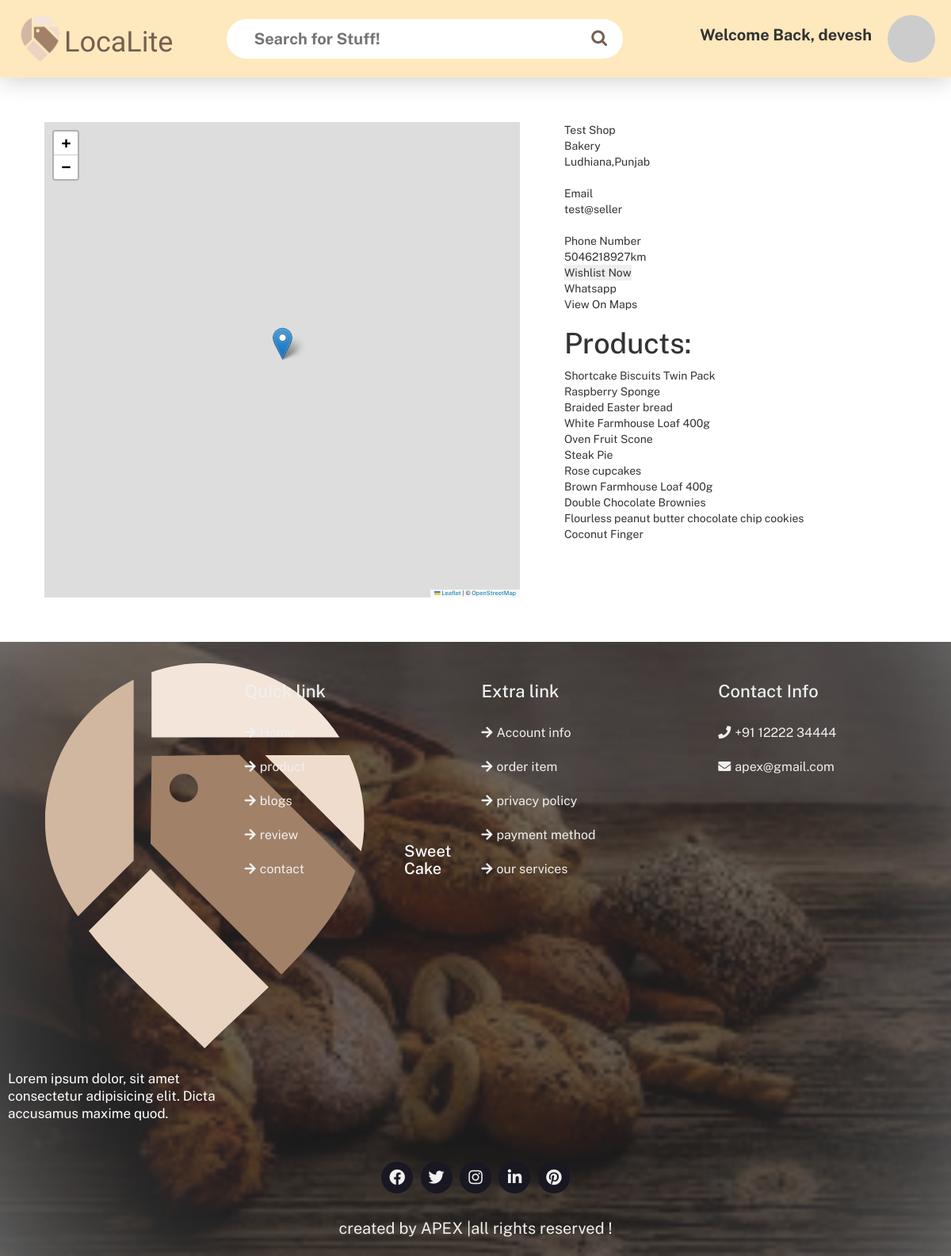
/shop/test@seller (signed in), run on the app's committed database.
### src/main.py (models this page shows, shortened)
class Seller(db.Model):
    __tablename__ = 'sellers'
    email = db.Column(db.String(100),unique=True,primary_key=True,nullable=False)
    name = db.Column(db.String(100),nullable=False)
    password = db.Column(db.String(100),nullable=False)
    latitude = db.Column(db.String(100),nullable=False)
    longitude = db.Column(db.String(100),nullable=False)
    shop_state = db.Column(db.String(100),nullable=False)
    shop_city = db.Column(db.String(100),nullable=False)
    shop_name = db.Column(db.String(100),nullable=False)
    phone = db.Column(db.String(100),nullable=False)
    category = db.Column(db.String(100),nullable=False)
    products = db.relationship('Product',backref='sellers',lazy=True)
    notification = db.Column(db.String(4096))
    item_request = db.Column(db.String(4096))
    views = db.Column(db.Integer)

class Product(db.Model):
    __tablename__ = 'products'
    id= db.Column(db.Integer,primary_key=True,unique=True,nullable=False)
    identifier= db.Column(db.Integer,nullable=False)
    shop = db.Column(db.String(100),db.ForeignKey('sellers.email'),nullable=False)
    name = db.Column(db.String(100),nullable=False)
    price = db.Column(db.Float, nullable=False)
    image = db.Column(db.String(100),nullable=False)
    stock = db.Column(db.Integer)
    tags = db.Column(db.String(200))
    category = db.Column(db.String(200))
    description = db.Column(db.String(512))
    stock_over_time = db.Column(db.String(256),nullable=False)
    review = db.Column(db.Float,nullable=False)

### src/main.py (the view)
@app.route("/shop/<shp>",methods=["GET", "POST"])
def shop(shp):
    shop = Seller.query.filter_by(email=shp).first()
    products = Product.query.filter_by(shop=shop.email)
    return render_template('shop.html',username=session['name'],shop=shop,products=products)

### src/templates/shop.html (shortened to what this page needs)
<!DOCTYPE html>
<html lang="en">
<head>
    <link rel="stylesheet" href="{{ url_for('static',filename='style_product.css') }}">
    <link rel="stylesheet" href="https://unpkg.com/swiper/swiper-bundle.min.css" />
    <link rel="stylesheet" href="https://cdnjs.cloudflare.com/ajax/libs/font-awesome/5.15.4/css/all.min.css">
    <link rel="stylesheet" href="https://cdnjs.cloudflare.com/ajax/libs/font-awesome/4.7.0/css/font-awesome.min.css">
    <link rel="stylesheet" href="https://maxcdn.bootstrapcdn.com/bootstrap/3.3.7/css/bootstrap.min.css">
    <link rel="stylesheet" href="https://maxcdn.bootstrapcdn.com/font-awesome/4.7.0/css/font-awesome.min.css">
    <link rel="stylesheet" href="https://unpkg.com/leaflet@1.9.3/dist/leaflet.css"
/>
    <link rel="stylesheet" href="https://cdn.jsdelivr.net/npm/swiper@8/swiper-bundle.min.js">
</head>
<body>
    <header class="header">
        <div class="logoContent">
            <img src="/static/res/Logo.png" alt="1" height="60px" width="60px">
            <h1 class="logoName">LocaLite</h1>
        </div>
        <div class="search-bar">
            <form action="" id="searchQuery">
                <input type="text" placeholder=" Search for Stuff!" id = "search_Feild" onclick="displaySearchItems()" onblur="HideDisplaySearchItems()">
            </form>
            <i class="fa fa-search" aria-hidden="true"></i>
        </div>
        <div class="userWelcome" >
            <p id = "username" >
            Welcome Back, {{ username }}
            </p>
            <img src="https://i.pravatar.cc/60" alt="" onclick="location.reload()">
        </div>
    </header>
    <section class="product">
        <div class="productImages">
            <div id="mapWrapper" class="productImage">
            </div>
        </div>
        <div class="productDetail">
            <div class="productDescription">
                <main-heading id = "productName">{{ shop.shop_name }}</main-heading>
                <main-heading >{{ shop.category }}</main-heading>
                <product-description>{{ shop.shop_city }},{{ shop.shop_state }}</product-description>
                <br>
                <heading>Email</heading>
                <value>{{ shop.email }}</value>
                <br>
                <heading>Phone Number</heading>
                <value>{{ shop.phone }}km</value>
                <form method="post" action="#">
                <button type="submit">Wishlist Now</button>
                </form>
                <button id = "Whatsapp" onclick="window.location.href = 'https://wa.me/+91' + {{ shop.phone }}"> Whatsapp </button>
                <button id = "Whatsapp" onclick="window.location.href = 'https://maps.google.com/?q={{ shop.latitude }},{{ shop.longitude }}' + {{ shop.phone }}"> View On Maps </button>
                <h1>Products:</h1>
                {% for product in products %}
                {{ product.name }}
                <br>
                {% endfor %}
            </div>
        </div>
    </section>
    <footer class="footer" id="contact">
        <div class="box-container">
            <div class="mainBox">
                <div class="content">
                    <a href="#"><img src="/static/res/logo.png" alt=""></a>
                    <h1 class="logoName" style="color: white;"> Sweet Cake </h1>
                </div>
                <p style="color: white;">Lorem ipsum dolor, sit amet consectetur adipisicing elit. Dicta accusamus
                    maxime quod.</p>
            </div>
            <div class="box">
                <h3>Quick link</h3>
                <a href="#"> <i class="fas fa-arrow-right"></i>Home</a>
                <a href="#"> <i class="fas fa-arrow-right"></i>product</a>
                <a href="#"> <i class="fas fa-arrow-right"></i>blogs</a>
                <a href="#"> <i class="fas fa-arrow-right"></i>review</a>
                <a href="#"> <i class="fas fa-arrow-right"></i>contact</a>
            </div>
            <div class="box">
                <h3>Extra link</h3>
                <a href="#"> <i class="fas fa-arrow-right"></i>Account info</a>
                <a href="#"> <i class="fas fa-arrow-right"></i>order item</a>
                <a href="#"> <i class="fas fa-arrow-right"></i>privacy policy</a>
                <a href="#"> <i class="fas fa-arrow-right"></i>payment method</a>
                <a href="#"> <i class="fas fa-arrow-right"></i>our services</a>
            </div>
            <div class="box">
                <h3>Contact Info</h3>
                <a href="#"> <i class="fas fa-phone"></i>+91 12222 34444</a>
                <a href="#"> <i class="fas fa-envelope"></i>apex@gmail.com</a>
            </div>
        </div>
        <div class="share">
            <a href="#" class="fab fa-facebook-f"></a>
            <a href="#" class="fab fa-twitter"></a>
            <a href="#" class="fab fa-instagram"></a>
            <a href="#" class="fab fa-linkedin"></a>
            <a href="#" class="fab fa-pinterest"></a>
        </div>
        <div class="credit">
            created by <span>APEX</span> |all rights reserved !
        </div>
    </footer>
</body>
</html>

### src/static/style_product.css (style rules this page uses)
:root { --black: #181722; --white: #f0f0f0; --box-shadow: 0px 4px 4px rgba(0, 0, 0, 0.25); --beige: rgb(254, 233, 190); --dark-beige: rgb(189, 161, 105); --darker-beige: #a7816a; }
* { font-family:'Public Sans', sans-serif; margin: 0; padding: 0; box-sizing: border-box; outline: none; border: none; text-decoration: none; transition: .2s linear; }
html { font-size: 62.5%; overflow-x: hidden; scroll-padding-top: 7rem; scroll-behavior: smooth; }
.header { top: 0; right: 0; left: 0; height: 7em; background-color: var(--beige); display: flex; align-items:center; justify-content:space-between; position: sticky; z-index: 2; box-shadow: 0 0.2em 2em #00000032; }
.header .logoContent { display: flex; align-items: center; }
.header .logoContent img { height: 6rem; width: 6rem; margin-left: 1.5em; }
.header .logoContent .logoName { margin-right: 3rem; color: #746051; font-family: 'Unbounded',sans-serif; }
.header .search-bar { display: flex; align-items: center; }
.header .search-bar #searchQuery input { width:25em; height: 2.5em; border-radius:25px ; font-size: 15pt; font-weight: bolder; padding-left: 1.5em; padding-right: 2.5em; }
.header .search-bar i { position: relative; height: 2.3em; width: 2.8em; border-radius: 25px; font-size: 16pt; left:-2.8em; color:#746051; text-align: center; text-justify: distribute-all-lines; padding-top: 0.6em; }
.header .userWelcome { display: flex; align-items: center; font-weight: bold; font-size: 15pt; margin-right: 1em; }
.header .userWelcome img { margin-left: 1em; border-radius: 50%; }
.product { display: flex; padding:2em; }
.productImages { margin: 2em; display: flex; flex-direction: column; align-items: center; }
.productImage { width: 600px; height: 600px; }
.productDetail { margin: 2em; }
.productDescription { display: flex; flex-direction: column; }
#Whatsapp { width: fit-content; background-color: transparent; }
#mapWrapper { width: 600px; height: 600px; }
.footer { background: url(/static/res/back.png) no-repeat; background-size: cover; background-position: center center; }
.footer .box-container { display: grid; grid-template-columns: repeat(auto-fit, minmax(25rem, 1fr)); gap: 1.5rem; padding: 2rem 1rem; }
.footer .box-container .mainBox .content { display: flex; align-items: center; margin-bottom: 2rem; }
.footer .box-container .mainBox .content h1 { font-size: 2rem; color: var(--black); }
.footer .box-container .mainBox p { font-size: 1.7rem; line-height: 1.3; margin-bottom: 2rem; }
.footer .box-container .box h3 { font-size: 2.2rem; color: var(--white); padding: 1rem 0; }
.footer .box-container .box a { display: block; font-size: 1.6rem; color: var(--white); padding: 1rem 0; }
.footer .box-container .box a i { padding-right: .5rem; color: var(--white); }
.footer .share { padding: 1rem 0; text-align: center; }
.footer .share a { height: 4rem; width: 4rem; line-height: 4rem; font-size: 2rem; color: var(--white); background: var(--black); margin: 0 .3rem; border-radius: 50%; }
.footer .credit { font-size: 2rem; margin-top: 2rem; padding-bottom: 2rem; color: var(--white); text-align: center; }

### data on the page
Seller: shop_name "Test Shop", category "Bakery", shop_city "Ludhiana", shop_state "Punjab", email "test@seller", phone "5046218927"
Product: name "Shortcake Biscuits Twin Pack"
Product: name "Raspberry Sponge"
Product: name "Braided Easter bread"
Product: name "White Farmhouse Loaf 400g"
Product: name "Oven Fruit Scone"
Product: name "Steak Pie"
Product: name "Rose cupcakes"
Product: name "Brown Farmhouse Loaf 400g"
Product: name "Double Chocolate Brownies"
Product: name "Flourless peanut butter chocolate chip cookies"
Product: name "Coconut Finger"

### other printed values
{{ username }} "devesh"
